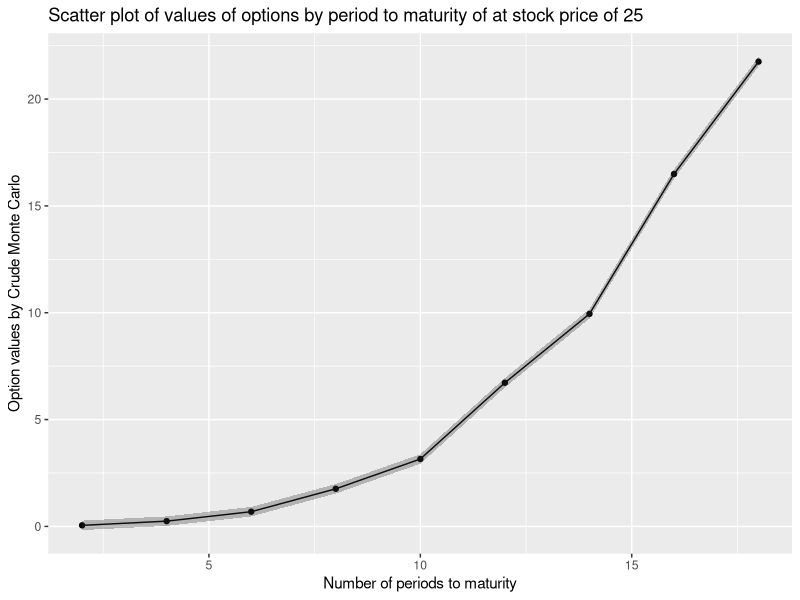
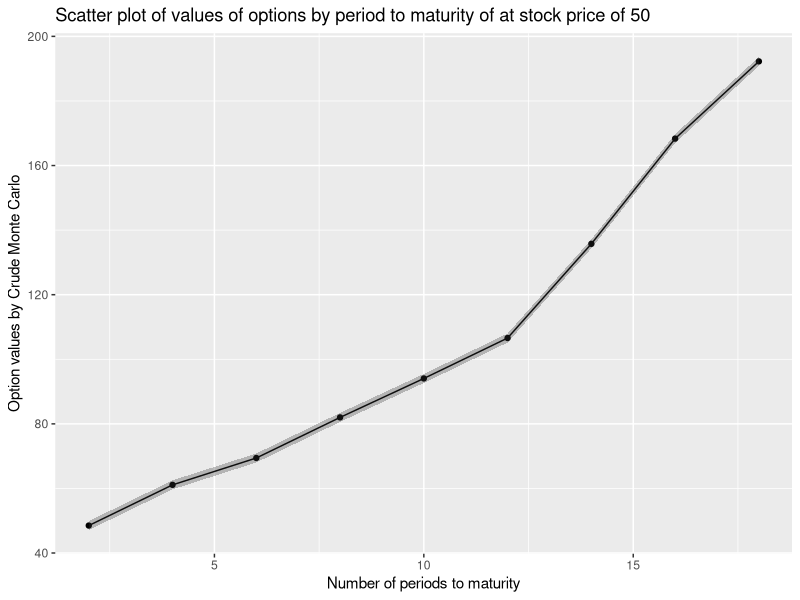
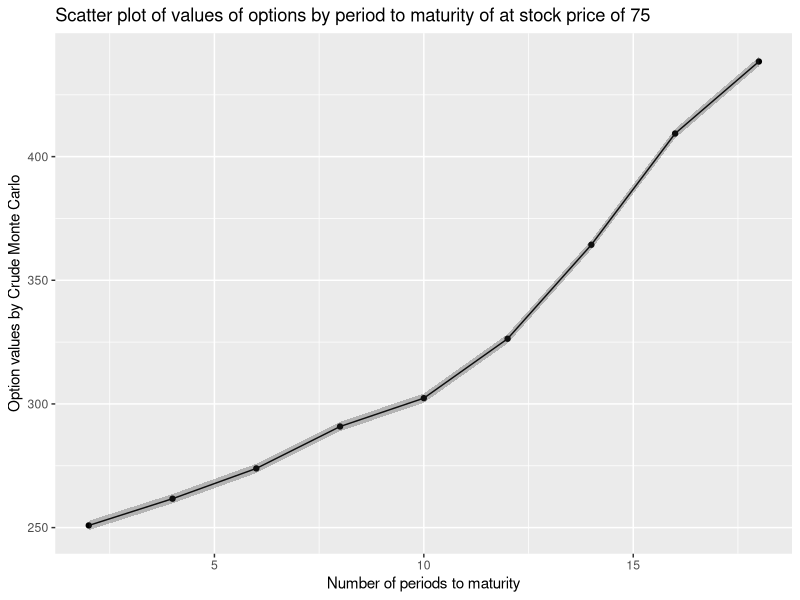
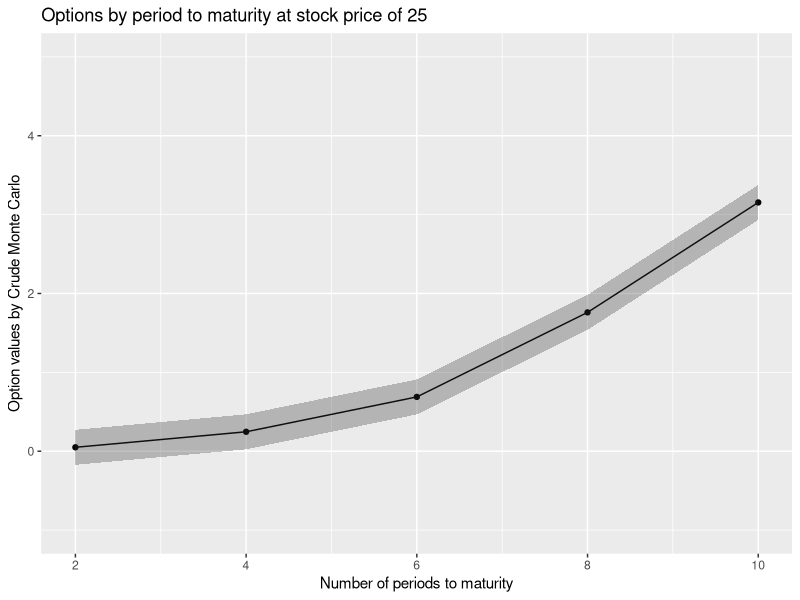
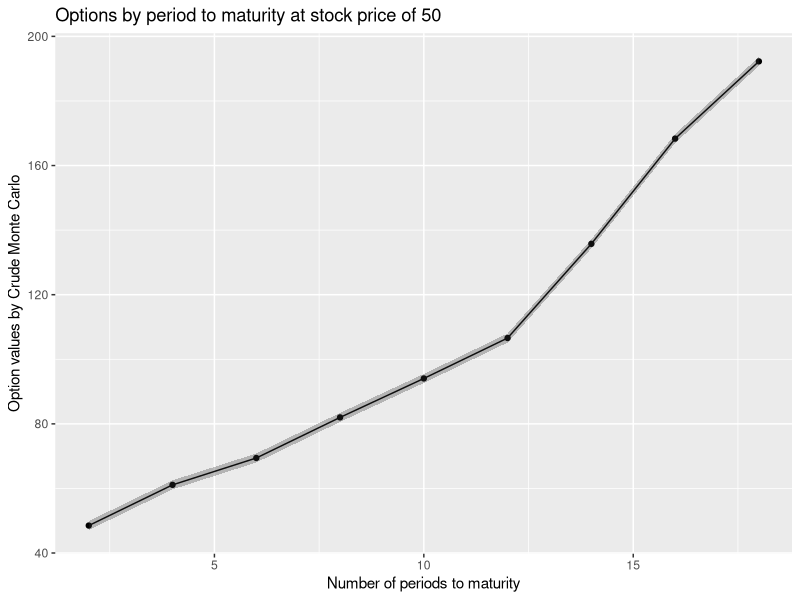
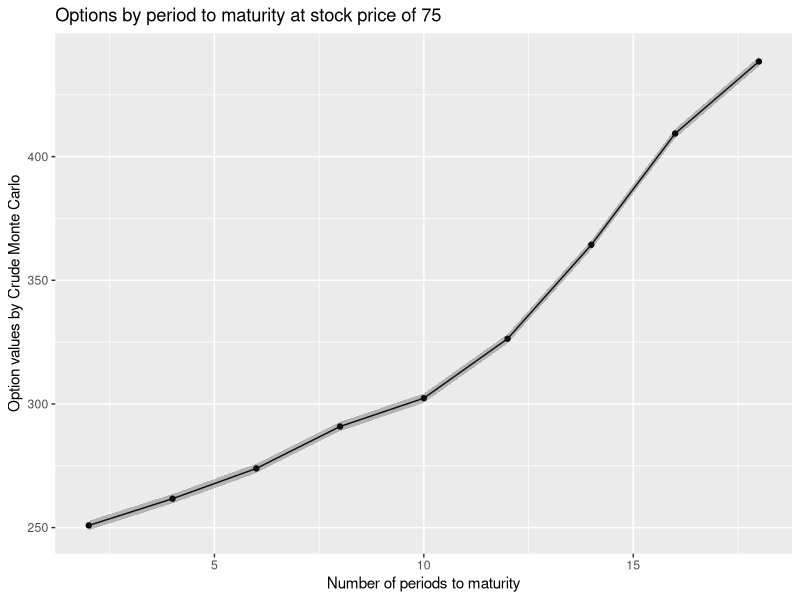

Reproduce these figures in R, in order.
## ---- chunk 1
set.seed(400)
library(tidyr)
library(tidyverse)
library(rmarkdown)
library(ggplot2)
library(dbplyr)
## ---- chunk 2
trials = 5000
periods_to_maturity = c(2,4,6,8,10,12,14,16,18,20)
stock_prices = c(25, 50, 75)
stockExerciseRatio = c(0.5, 1, 1.25)
E = 50
r = 0.015
sigma_squared = 0.025 
dividend = 0.25

#chosen from October 2021, but others can be chosen to try to match historical data
yield_points = c(.06, 0.07, 0.085, 0.095, .1, .11, 0.12, 0.14, .16,.36)
inflation_rate = 0.069

#rate to be used to evaluate the present day value of an investment
risk_free_rate = function(inflation_rate, period_to_maturity){
  quarters = c(2,4,6,8,10,12,14,16,18,20)
  interpolate_yield_curve = approxfun(x = quarters, y = yield_points)
  return(inflation_rate - interpolate_yield_curve(period_to_maturity))
}


# an individual evaluation of a trial for a single option valuation problem
generate_option_val = function(stock_price, r, period_to_maturity, sigma){
  x_tilda = rnorm(periods_to_maturity, mean = 0, sd = 1)
  for (i in 1:period_to_maturity){
    new_q_price = stock_price * exp((r - (sigma^2)/2) + sigma * x_tilda[i])
    #case where trial needs to be restarted from price at quarter t rather than quarter 1(see p. 329 of Boyle(1977))
    if (new_q_price -  dividend <= 0){
      stock_price = generate_stock_price(stock_price, r, period_to_maturity - i + 1, sigma)
      break 
    }
    #case where we need to pay out dividends to evaluate new stock price
    else{
      stock_price = new_q_price - dividend
    }
  }
  future_option_value = max(c(stock_price - E, 0))
  return(future_option_value - risk_free_rate(inflation_rate,period_to_maturity)*future_option_value)
}

#simulation looking at the case of 2 quarters to maturity and a stock price of 25 matching
option_vals = rep(NA, trials)
for (i in 1:trials){
  option_vals[i] = generate_option_val(stock_prices[1], r, periods_to_maturity[1], sqrt(sigma_squared))
}
print(paste("option value: ",mean(option_vals)))
print(paste("se of estimate: ",sd(option_vals)/(sqrt(trials))))
## ---- chunk 3
trials = 5000
periods_to_maturity = c(2,3,4,5,6,8,10,12,14,16)
stock_prices = c(225, 450, 675)
stockExerciseRatio = c(0.5, 1, 1.25)
E = 450
r = 0.015
sigma = 0.025 
dividend = 1.4281

#chosen from October 2021, but others can be chosen to try to match historical data
yield_points = c(.09,.1,.11,.16,.36)
inflation_rate = 0.062

#rate to be used to evaluate the present day value of an investment
risk_free_rate = function(inflation_rate, periods_to_maturity){
  quarters = c(2,4,8,12,20)
  interpolate_yield_curve = approxfun(x = quarters, y = yield_points)
  return(inflation_rate - interpolate_yield_curve(periods_to_maturity))
}


# an individual evaluation of a trial for a single option valuation problem
generate_option_val = function(stock_price, r, periods_to_maturity, sigma){
  x_tilda = rnorm(periods_to_maturity, mean = 0, sd = 1)
  for (i in 1:periods_to_maturity){
    new_q_price = stock_price * exp((r - (sigma^2)/2) + sigma * x_tilda[i])
    #case where trial needs to be restarted from price at quarter t rather than quarter 1(see p. 329 of Boyle(1977))
    if (new_q_price -  dividend <= 0){
      stock_price = generate_stock_price(stock_price, r, periods_to_maturity - i + 1, sigma)
      break 
    }
    #case where we need to pay out dividends to evaluate new stock price
    else{
      stock_price = new_q_price - dividend
    }
  }
  future_option_value = max(c(stock_price - E, 0))
  return(future_option_value - risk_free_rate(inflation_rate,periods_to_maturity)*future_option_value)
}

#simulation looking at the case of 2 quarters to maturity and a stock price of 25 matching
option_vals = rep(NA, trials)
newmean = c()
newsd = c()
option_mean_25 = c()
option_sd_25 = c()

## need this to make variable option_vals again but empty so numbers dont add to each other
option_vals = rep(NA, trials)

for (l in 1:9){
  for (i in 1:trials){
    option_vals[i] = generate_option_val(stock_prices[1], r, periods_to_maturity[l],sqrt(sigma))
  }
  option_mean_25 = append(option_mean_25,mean(option_vals))
  newsd = sd(option_vals)/(sqrt(trials))
  option_sd_25 = append(option_sd_25,newsd)
}

## now this is for stock prices at 50

option_vals = rep(NA, trials)
newmean = c()
newsd = c()
option_mean_50 = c()
option_sd_50 = c()
for (l in 1:9){
  for (i in 1:trials){
    option_vals[i] = generate_option_val(stock_prices[2], r, periods_to_maturity[l],sqrt(sigma))
  }
  option_mean_50 = append(option_mean_50,mean(option_vals))
  newsd = sd(option_vals)/(sqrt(trials))
  option_sd_50 = append(option_sd_50,newsd)
}

## now this is for stock prices at 75

option_vals = rep(NA, trials)
newmean = c()
newsd = c()
option_mean_75 = c()
option_sd_75 = c()
for (l in 1:9){
  for (i in 1:trials){
    option_vals[i] = generate_option_val(stock_prices[3], r, periods_to_maturity[l],sqrt(sigma))
  }
  option_mean_75 = append(option_mean_75,mean(option_vals))
  newsd = sd(option_vals)/(sqrt(trials))
  option_sd_75 = append(option_sd_75,newsd)
}

periods_to_maturity =c(2,4,6,8,10,12,14,16,18)

df_25 <- data.frame(Periods_til_maturity = periods_to_maturity, Option_values=option_mean_25, Standard_deviation=option_sd_25, lower_95_CI = option_mean_25 - 2*sd(option_mean_25)/sqrt(trials), upper_95_CI = option_mean_25 + 2*sd(option_mean_25)/sqrt(trials))
df_25

df_50 <- data.frame(Periods_til_maturity = periods_to_maturity, Option_values=option_mean_50, Standard_deviation=option_sd_50, lower_95_CI = option_mean_50 - 2*sd(option_mean_50)/sqrt(trials), upper_95_CI = option_mean_50 + 2*sd(option_mean_50)/sqrt(trials))
df_50

df_75 <- data.frame(Periods_til_maturity = periods_to_maturity, Option_values=option_mean_75,Standard_deviation=option_sd_75, lower_95_CI = option_mean_75 - 2*sd(option_mean_75)/sqrt(trials), upper_95_CI = option_mean_75 + 2*sd(option_mean_75)/sqrt(trials))
df_75

ggplot(df_25, aes(x=Periods_til_maturity, y=Option_values)) + 
  geom_point()+ geom_line()+
  geom_ribbon(aes(ymin = lower_95_CI, ymax = upper_95_CI), alpha = 0.3) + 
  xlab("Number of periods to maturity")+ ylab("Option values by Crude Monte Carlo")+
  ggtitle("Scatter plot of values of options by period to maturity of at stock price of 25")

ggplot(df_50, aes(x=Periods_til_maturity, y=Option_values)) + 
  geom_point() + geom_line()+
  geom_ribbon(aes(ymin = lower_95_CI, ymax = upper_95_CI), alpha = 0.3) + 
  xlab("Number of periods to maturity")+
  ylab("Option values by Crude Monte Carlo")+
  ggtitle("Scatter plot of values of options by period to maturity of at stock price of 50")

ggplot(df_75, aes(x=Periods_til_maturity, y=Option_values)) + 
  geom_point() + geom_line() +
  geom_ribbon(aes(ymin = lower_95_CI, ymax = upper_95_CI), alpha = 0.3) + 
  xlab("Number of periods to maturity")+ ylab("Option values by Crude Monte Carlo") +
  ggtitle("Scatter plot of values of options by period to maturity of at stock price of 75")

## ---- chunk 4
ggplot(df_25, aes(x=Periods_til_maturity, y=Option_values)) + 
  geom_point()+ geom_line()+
  geom_ribbon(aes(ymin = lower_95_CI, ymax = upper_95_CI), alpha = 0.3) + 
  xlab("Number of periods to maturity")+ ylab("Option values by Crude Monte Carlo")+
  ggtitle("Options by period to maturity at stock price of 25") +
  xlim(2, 10) + ylim(-1, 5)

ggplot(df_50, aes(x=Periods_til_maturity, y=Option_values)) + 
  geom_point() + geom_line()+
  geom_ribbon(aes(ymin = lower_95_CI, ymax = upper_95_CI), alpha = 0.3) + 
  xlab("Number of periods to maturity")+
  ylab("Option values by Crude Monte Carlo")+
  ggtitle("Options by period to maturity at stock price of 50")

ggplot(df_75, aes(x=Periods_til_maturity, y=Option_values)) + 
  geom_point() + geom_line() +
  geom_ribbon(aes(ymin = lower_95_CI, ymax = upper_95_CI), alpha = 0.3) + 
  xlab("Number of periods to maturity")+ ylab("Option values by Crude Monte Carlo") +
  ggtitle("Options by period to maturity at stock price of 75")
